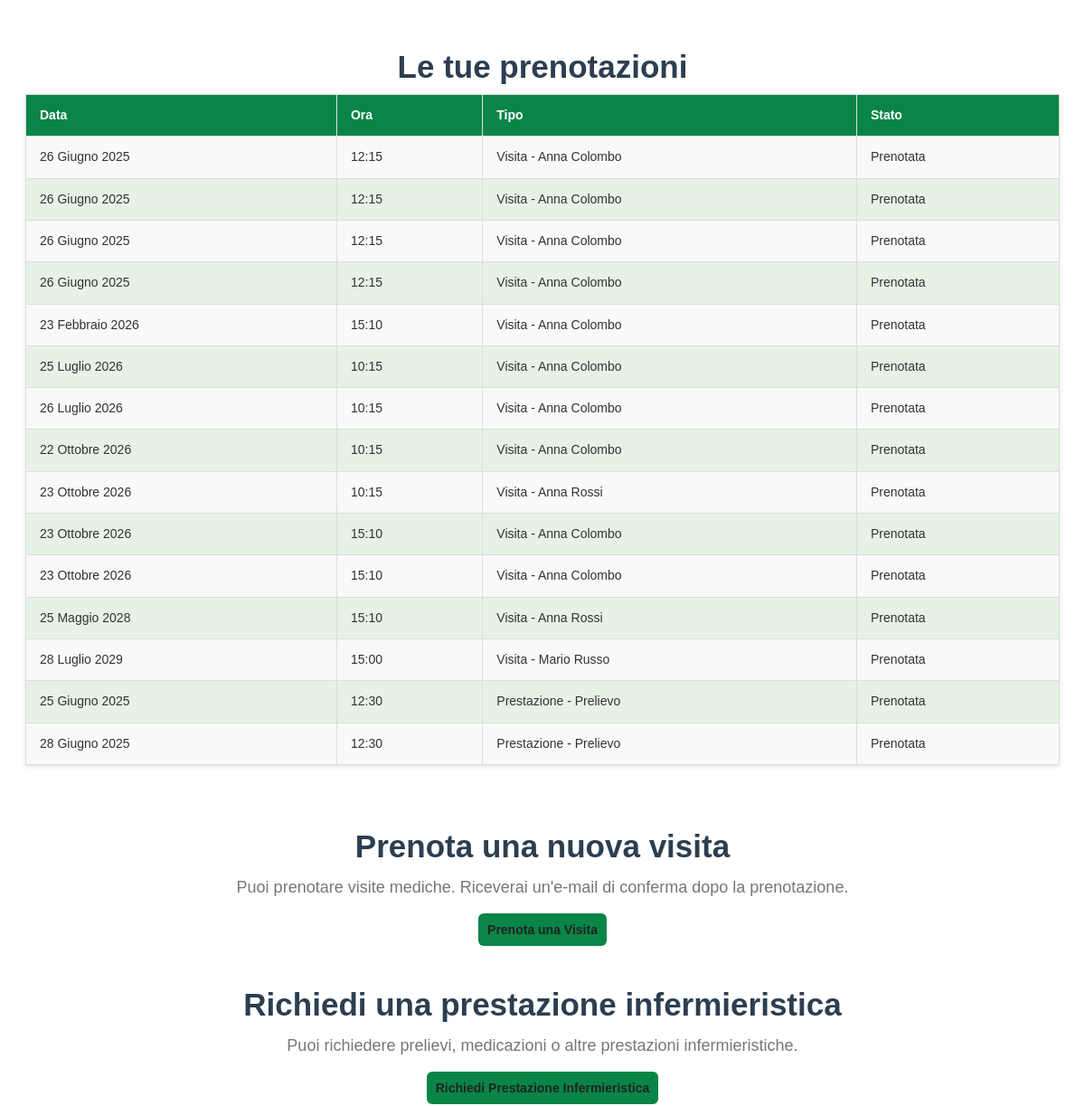
The app's page /users/paziente/ (signed in, middle part), older data.
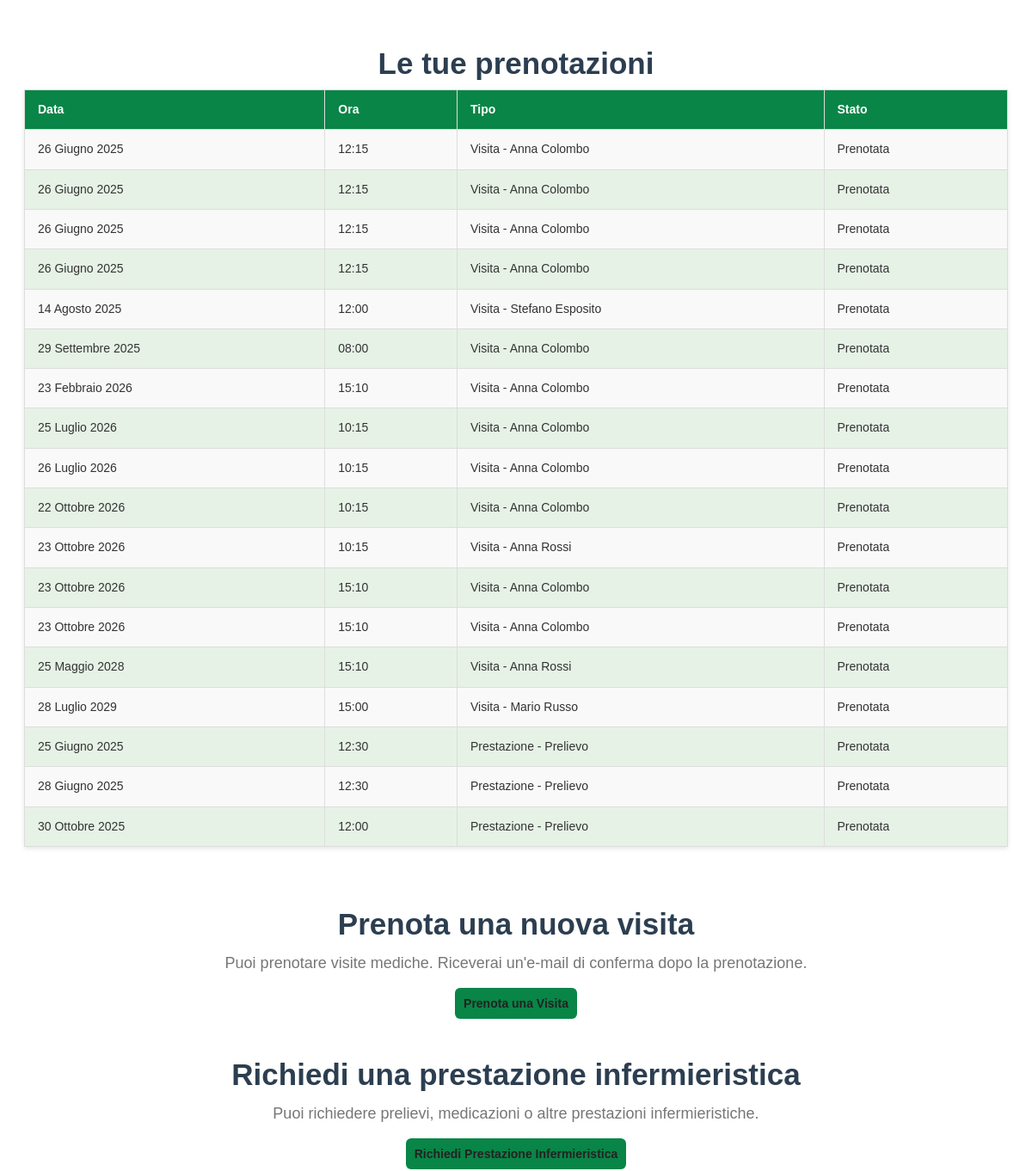
The same page, newer data.
### visita/models.py (models this page shows, shortened)
class PrenotazioneVisita(models.Model):
    TIPO = [
        ('adulti', 'Per adulti'),
        ('pediatrica', 'Pediatrica'),
    ]
    REGIME = [
        ('ordinaria', 'Ordinaria'),
        ('urgente', 'Urgente'),
    ]
    id = models.BigAutoField(primary_key=True)
    paziente = models.ForeignKey("users.Paziente", on_delete=models.CASCADE)
    medico = models.ForeignKey("users.Medico", on_delete=models.CASCADE)
    data = models.DateField()
    ora = models.TimeField()
    tipo = models.CharField(max_length=20, choices=TIPO)
    regime = models.CharField(max_length=20, choices=REGIME)
    class Meta:
        ordering = ['data', 'ora']  # Ordinamento per data e orario
        verbose_name = "Prenotazione visita"
        verbose_name_plural = "Prenotazioni visite"

### prestazione/models.py (models this page shows, shortened)
class PrenotazionePrestazione(models.Model):
    id = models.BigAutoField(primary_key=True)
    paziente = models.ForeignKey('users.Paziente', on_delete=models.CASCADE)
    tipo = models.CharField(max_length=20, choices=TipoPrestazione.choices)
    data = models.DateField()
    orario = models.TimeField()
    class Meta:
        verbose_name = "prenotazione prestazione"
        verbose_name_plural = "prenotazioni prestazioni"
        ordering = ['data', 'orario']

### users/views.py (the view)
# urls.py: path('paziente/', pagina_paziente, name='pagina_paziente'),
@login_required
def pagina_paziente(request):
    paziente = get_object_or_404(Paziente, user=request.user)
    visite = Visita.objects.filter(prenotazione__paziente=paziente)
    prenotazioni_visite = Prenotazione.objects.filter(paziente=paziente)
    prenotazioni_prestazioni = PrenotazionePrestazione.objects.filter(paziente=paziente)
    prestazioni = Prestazione.objects.filter(paziente=paziente)
    prenotazioni = []
    for p in prenotazioni_visite:
        prenotazioni.append({
            "data": p.data,
            "ora": p.ora,
            "tipo": f"Visita - {p.medico.nome} {p.medico.cognome}",
            "stato": "Prenotata"
        })
    for p in prenotazioni_prestazioni:
        prenotazioni.append({
            "data": p.data,
            "ora": p.orario,
            "tipo": f"Prestazione - {p.get_tipo_display() or '-'}",
            "stato": "Prenotata"
        })
    return render(request, 'users/paziente.html', {
        'paziente': paziente,
        'visite': visite,
        'prenotazioni': prenotazioni,
        'prestazioni': prestazioni
    })

### users/models.py (called while the page is built)
    def __str__(self):
            return self.user.username

    def is_minor(self):
        from datetime import date
        today = date.today()
        return (today.year - self.data_nascita.year - ((today.month, today.day) < (self.data_nascita.month, self.data_nascita.day))) < 14

    def __str__(self):
        return f"{self.nome} {self.cognome} - {self.codice_fiscale}"

### users/templates/users/paziente.html (shortened to what this page needs)
{% extends 'base.html' %}
{% load static %}
{% block content %}
<div class="white_container">
    <h3 class="treatment_taital">Le tue prenotazioni</h3>
    <table class="table table-striped table-bordered custom_table_style">
        <thead>
            <tr>
                <th>Data</th>
                <th>Ora</th>
                <th>Tipo</th>
                <th>Stato</th>
            </tr>
        </thead>
        <tbody>
            {% for prenotazione in prenotazioni %}
                <tr>
                    <td>{{ prenotazione.data }}</td>
                    <td>{{ prenotazione.ora }}</td>
                    <td>{{ prenotazione.tipo }}</td>
                    <td>{{ prenotazione.stato }}</td>
                </tr>
            {% empty %}
                <tr>
                    <td colspan="4">Nessuna prenotazione attiva.</td>
                </tr>
            {% endfor %}
        </tbody>
    </table>
    <h3 class="treatment_taital">Prenota una nuova visita</h3>
    <p class="lead">Puoi prenotare visite mediche. Riceverai un'e-mail di conferma dopo la prenotazione.</p>
    <a href="{% url 'prenota_visita' %}" class="btn btn-primary" style="margin-top:20px">Prenota una Visita</a>
    <h3 class="treatment_taital">Richiedi una prestazione infermieristica</h3>
    <p class="lead">Puoi richiedere prelievi, medicazioni o altre prestazioni infermieristiche.</p>
    <a href="{% url 'richiedi_prestazione' %}" class="btn btn-primary" style="margin-top:20px">Richiedi Prestazione Infermieristica</a>
</div>
{% endblock %}

Row changes from the older to the newer data that the page shows:
added PrenotazioneVisita: data "14 Agosto 2025", ora "12:00"
added PrenotazioneVisita: data "29 Settembre 2025", ora "08:00"
added PrenotazionePrestazione: data "30 Ottobre 2025", ora "12:00"
Text that changed along with them:
new list line: "Visita - Stefano Esposito Prenotata"
new list line: "Visita - Anna Colombo Prenotata"
new list line: "Prestazione - Prelievo Prenotata"
